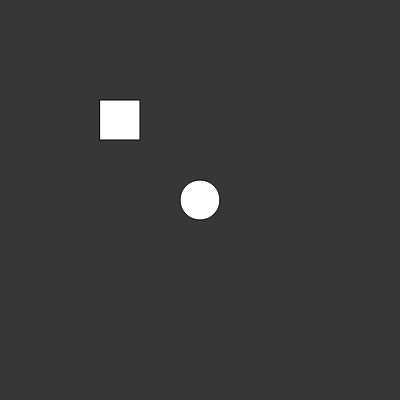
Frame 1 (no input)
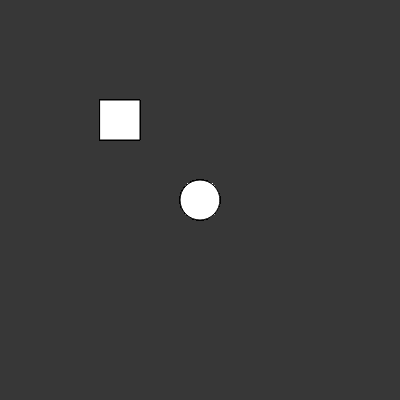
Frame 60 (no input)
Frame 120 (the mouse pressed at the canvas centre since frame 60): identical to frame 60, image omitted

The p5.js sketch that drew these frames (run headless with seeded random() and noise() and a simulated clock; from frame 60 on, the mouse is pressed at the canvas centre):

// p5.js sketch
// ── sketch.js
//p5 library is mianly targeted for  visual artistic works

function setup(){
    createCanvas(400,400);
    background(55);
}

function draw(){
    //fill(255);
    ellipse(200,200,40,40);
    rect(100,100,40,40);
}

// ── bubble.js

//This is class named bubble object
class Bubble{

    constructor(x,y){

        this.pos = creatVector(x,y);
        this.vel = createVector(0,0);
        this.acc = createVector(0,0);
    }

    display(){
        
        noFill();
        strokeWeight(2);
        stroke(255);
        ellipse(this.pos.x, this.pos.y,40,40);
    }

    applyForce(force){
        this.acc.add(force);
    }

    move(){

        this.pos.add(this.vel);
        this.vel.add(this.acc);
    }
}

// ── particle.js
class Particle{
    constructor(x,y){
        this.pos = createVector(x,y);
        this.vel = createVector(0,0);
        this.acc = createVector(0,0)
    }

    update(){


    }

    show(){
        ellipse(this.pos.x,this.pos.y,30,30);
    }
}
